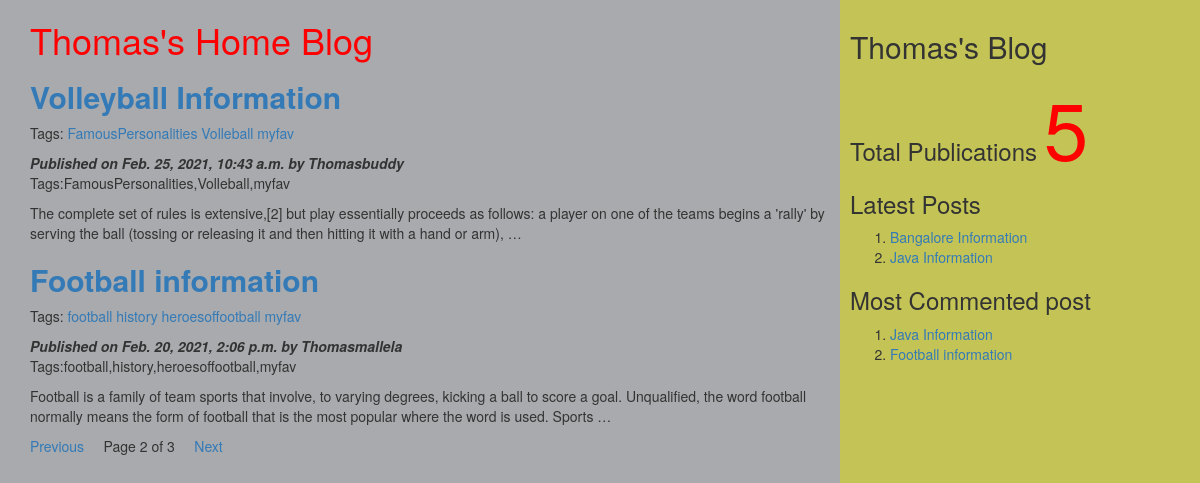
Screenshot of /?page=2 with the database file from the repository.
### myApp/models.py (models this page shows, shortened)
class Post(models.Model):
    tags=TaggableManager()
    STATUS_CHOICE=(('draft','Draft'),('published','Published'))
    title=models.CharField(max_length=200)
    slug=models.SlugField(max_length=50,unique_for_date='publish')
    author=models.ForeignKey(User,related_name='blog_posts',on_delete=models.CASCADE)
    body=models.TextField()
    publish=models.DateTimeField(default=timezone.now)
    created=models.DateTimeField(auto_now_add=True)
    updated=models.DateTimeField(auto_now=True)
    status=models.CharField(max_length=20,choices=STATUS_CHOICE,default='draft')
    objects=CustomManager()
    class Meta:
        ordering=('-publish',)
    def get_absolute_url(self):
        return reverse('post_detail',args=[self.publish.year,self.publish.strftime('%m'),self.publish.strftime('%d'),self.slug])

### myApp/views.py (the view)
# urls.py: url(r'^$',views.post_list_view),
def post_list_view(request,tag_slug=None):
    post_list=Post.objects.all()
    tag=None
    if tag_slug:
        tag=get_object_or_404(Tag,slug=tag_slug)
        post_list=post_list.filter(tags__in=[tag])
    paginator=Paginator(post_list,2)
    page_number=request.GET.get('page')
    try:
        post_list=paginator.page(page_number)
    except PageNotAnInteger:
        post_list=paginator.page(1)
    except EmptyPage:
        post_list=paginator.page(paginator.num_pages)
    d={'post_list':post_list,'tag':tag}
    return render(request,'myApp/post_list.html',d)

### myApp/models.py (called while the page is built)
    def get_queryset(self):
        return super().get_queryset().filter(status='published')

### myApp/templatetags/mytags.py (called while the page is built)
@register.simple_tag
def total_posts():
    return Post.objects.count()

@register.inclusion_tag('myApp/latest_post.html')
def show_latest_posts(count=3):
    latest_posts=Post.objects.order_by('-publish')[:count]
    return {'latest_posts':latest_posts}

@register.simple_tag
def get_most_commented_posts(count=2):
    return Post.objects.annotate(total_comments=Count('comments')).order_by('-total_comments')[:count]

### templates/myApp/post_list.html (shortened to what this page needs)
<html>
    {%extends 'myApp/parent.html' %}
        {%block content_block%}
        <h1 style="color: red;">Thomas's Home Blog</h1>
        {%for post in post_list%}
        <a href="{{post.get_absolute_url}}"><h2><b>{{post.title}}</b></h2></a>
        <p>Tags:
            {%for t in post.tags.all%}
            <a href="{%url "post_list_by_tag_name" t.slug%}">{{t.name}}</a>
            {%endfor%}
        </p>
        <i><b>Published on {{post.publish}} by {{post.author|title}}</b></i>
        <p>Tags:{{post.tags.all|join:','}} </p>
        {{post.body|truncatewords:40|linebreaks}}
        {%endfor%}
        {%include 'myApp/pagination.html' with page=post_list%}
        {%endblock%}

### templates/myApp/parent.html (shortened to what this page needs)
<html>
    {%load mytags%}
    <head>
        <link rel="stylesheet" href="https://maxcdn.bootstrapcdn.com/bootstrap/3.3.7/css/bootstrap.min.css">
    </head>
    <body>
        <div class="content" style="width:70%;float:left;height: 100%;background-color:a8aaad;padding: 0 0 0 30px;">
            {%block content_block%}
            {%endblock%}
        </div>
        <div class="sidebar" style="width:30%;float:right;height: 100%;background-color:c4c456;padding: 10px;">
            <h2>Thomas's Blog</h2>
            <h3>Total Publications
                <span style="color:red;font-size: 80px;">
                {%total_posts%}</span>
                <h3>Latest Posts</h3>
                {% show_latest_posts 2%}
                <h3>Most Commented post</h3>
                {%get_most_commented_posts as m%}
                <ol>
                    {%for post in m%}
                    <li>
                        <a href="{{post.get_absolute_url}}">{{post.title}}</a>
                    </li>
                    {%endfor%}
                </ol>
            </h3>
        </div>
    </body>
</html>

### templates/myApp/pagination.html
<html>
    <body>
        <div class="paginator">
            {%if page.has_previous%}
            <a href="?page={{page.previous_page_number}}">Previous</a> &nbsp &nbsp
            {%endif%}
            <span>Page {{page.number}} of {{page.paginator.num_pages}}</span> &nbsp &nbsp
            {%if page.has_next%}
            <a href="?page={{page.next_page_number}}">Next</a> &nbsp &nbsp
            {%endif%}
        </div>
    </body>
</html>

### templates/myApp/latest_post.html (shortened to what this page needs)
<html>
<body>
    <ol>
    {%for post in latest_posts%}
    <li><a href="{{post.get_absolute_url}}">{{post.title}}</a></li>
    {%endfor%}
</body>
</html>

### rows the page displays
Post: title "Volleyball Information", publish "Feb. 25, 2021, 10:43 a.m.", author "Thomasbuddy", tags.all "FamousPersonalities,Volleball,myfav", body "The complete set of rules is extensive,[2] but play essentially proceeds as follows: a player on one of the teams begins a 'rally' by serving the ball (tossing or releasing it and then hitting it with a hand or arm), …"
Tag: name "FamousPersonalities"
Tag: name "Volleball"
Tag: name "myfav"
Post: title "Football information", publish "Feb. 20, 2021, 2:06 p.m.", author "Thomasmallela", tags.all "football,history,heroesoffootball,myfav", body "Football is a family of team sports that involve, to varying degrees, kicking a ball to score a goal. Unqualified, the word football normally means the form of football that is the most popular where the word is used. Sports …"
Tag: name "football"
Tag: name "history"
Tag: name "heroesoffootball"
Post: title "Bangalore Information"
Post: title "Java Information"

### other values shown
{{ page.number }} "2"
{{ page.paginator.num_pages }} "3"
